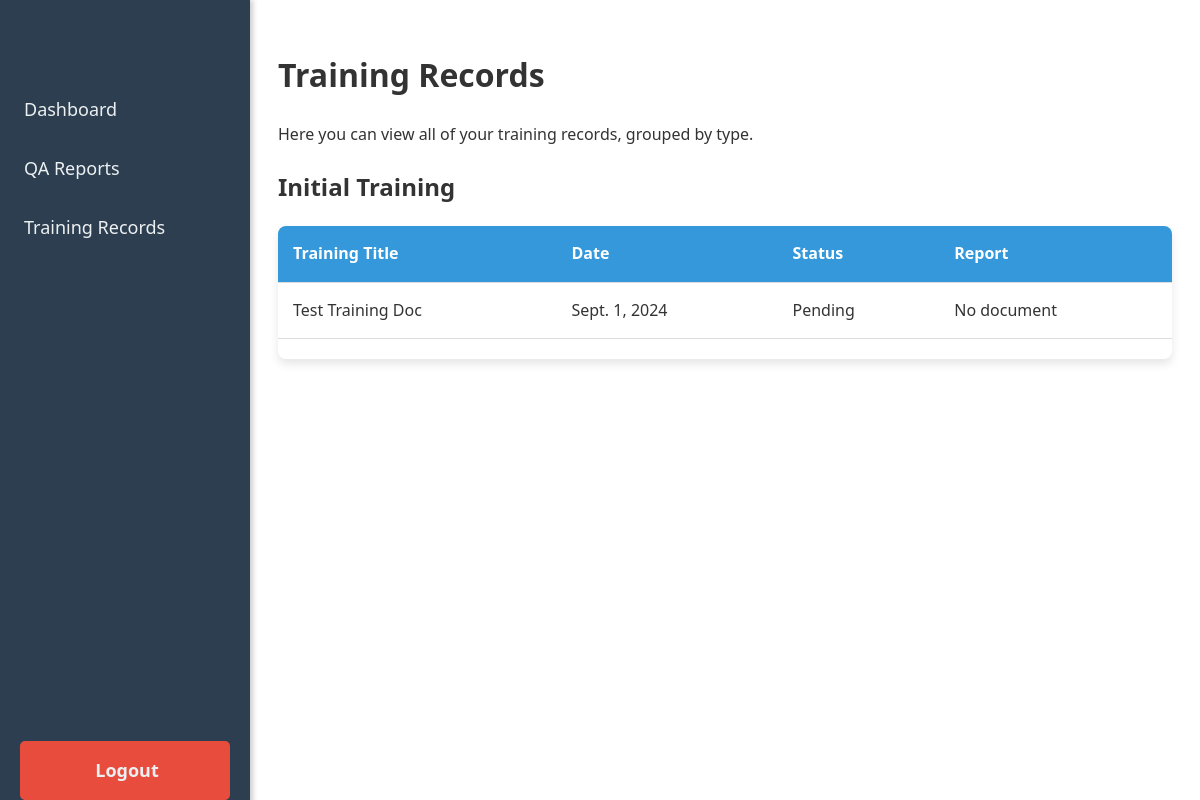
Page /training-records/ (signed in) on the earlier database version.
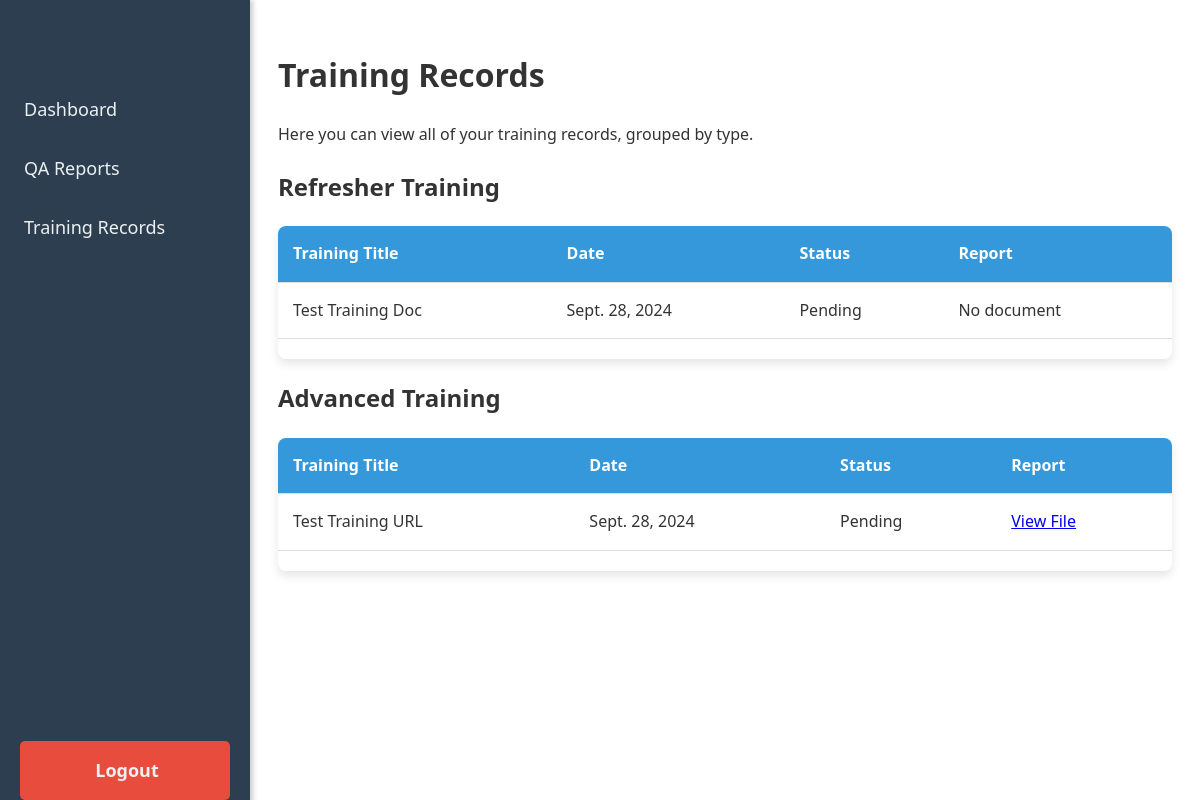
Same page on the later database version.
### lms/models.py (models this page shows, shortened)
class TrainingRecord(models.Model):
    TRAINING_TYPE_CHOICES = [
        ('Initial', 'Initial'),
        ('Refresher', 'Refresher'),
        ('Advanced', 'Advanced'),
    ]
    STATUS_CHOICES = [
        ('Completed', 'Completed'),
        ('Pending', 'Pending'),
    ]
    user = models.ForeignKey(User, on_delete=models.CASCADE, related_name='training_records')
    training_title = models.CharField(max_length=200)
    training_type = models.CharField(max_length=20, choices=TRAINING_TYPE_CHOICES)
    date = models.DateField()
    status = models.CharField(max_length=20, choices=STATUS_CHOICES)
    supporting_document_url = models.URLField(max_length=500, blank=True, null=True)
    notes = models.TextField(blank=True, null=True)

### lms/views.py (the view)
# urls.py: path('training-records/', training_records_view, name='training_records'),
@login_required
def training_records_view(request):
    training_records = TrainingRecord.objects.filter(user=request.user).order_by('-date')
    grouped_records = defaultdict(list)
    for record in training_records:
        grouped_records[record.training_type].append(record)
    context = {
        'training_records': dict(grouped_records),  # Convert defaultdict to a regular dict
    }
    return render(request, 'training_records.html', context)

### templates/training_records.html (shortened to what this page needs)
{% extends 'dashboard.html' %}
{% load static %}
{% block content %}
    <h1>Training Records</h1>
    <p>Here you can view all of your training records, grouped by type.</p>
    {% for training_type, records in training_records.items %}
        <h2>{{ training_type }} Training</h2>
        <div class="table-container">
            <table>
                <thead>
                    <tr>
                        <th>Training Title</th>
                        <th>Date</th>
                        <th>Status</th>
                        <th>Report</th>
                    </tr>
                </thead>
                <tbody>
                    {% for record in records %}
                        <tr>
                            <td onclick="openModal('{{ record.supporting_document_url|default:'javascript:void(0)' }}', '{{ record.training_title|escapejs }}', 'url')">
                                {{ record.training_title }}
                            </td>
                            <td>{{ record.date }}</td>
                            <td>{{ record.status }}</td>
                            <td>
                                {% if record.supporting_document_url %}
                                    <a href="javascript:void(0)" onclick="openModal('{{ record.supporting_document_url }}', '{{ record.training_title|escapejs }}', 'url')">
                                        View File
                                    </a>
                                {% else %}
                                    No document
                                {% endif %}
                            </td>
                        </tr>
                    {% empty %}
                        <tr>
                            <td colspan="4">No records available for {{ training_type }} training.</td>
                        </tr>
                    {% endfor %}
                </tbody>
            </table>
        </div>
    {% endfor %}
{% endblock %}

### templates/dashboard.html (shortened to what this page needs)
{% load static %}
<!DOCTYPE html>
<html lang="en">
<head>
    <link rel="stylesheet" href="{% static 'css/styles.css' %}" type="text/css">
</head>
<body>
    <div id="sidebar" class="sidebar">
        <div class="sidebar-content">
            <a href="{% url 'dashboard' %}">Dashboard</a>
            <a href="{% url 'qa_reports' %}">QA Reports</a>
            <a href="{% url 'training_records' %}">Training Records</a>
        </div>
        <a href="{% url 'login' %}" class="logout-button">Logout</a>
    </div>
    <div id="main-content" class="main-content">
        {% block content %}{% endblock %}
    </div>
</body>
</html>

### static/css/styles.css (style rules this page uses)
body { background-color: #ffffff; font-family: 'Segoe UI', Tahoma, Geneva, Verdana, sans-serif; color: #333; line-height: 1.6; transition: all 0.3s ease-in-out; overflow-x: hidden; }
.sidebar { height: 100vh; width: 250px; position: fixed; top: 0; left: 0; background-color: #2c3e50; display: flex; overflow-x: hidden; flex-direction: column; justify-content: space-between; padding: 20px 0; box-shadow: 3px 0 5px rgba(0, 0, 0, 0.2); transition: width 0.3s ease-in-out; }
.sidebar-content { flex-grow: 1; display: flex; flex-direction: column; padding-top: 60px; width: 250px; }
.sidebar a { padding: 15px 20px; font-size: 18px; color: #ecf0f1; text-decoration: none; transition: background-color 0.3s ease; border-left: 4px solid transparent; }
.logout-button { padding: 15px; text-align: center; background-color: #e74c3c; color: white; text-decoration: none; border-radius: 5px; margin: 20px; font-weight: bold; }
.main-content { margin-left: 250px; padding: 20px; transition: margin-left 0.3s ease-in-out; }
.table-container { overflow-x: auto; margin: 20px 0; border-radius: 8px; box-shadow: 0 5px 10px rgba(0, 0, 0, 0.1); }
table { width: 100%; border-collapse: collapse; margin-bottom: 20px; }
th, td { padding: 15px; text-align: left; border-bottom: 1px solid #ddd; }
th { background-color: #3498db; color: white; font-weight: bold; }

Differences in the rows shown:
removed TrainingRecord: training_type "Initial", training_title "Test Training Doc", date "Sept. 1, 2024", status "Pending", shows "No document"
added TrainingRecord: training_type "Refresher", training_title "Test Training Doc", date "Sept. 28, 2024", status "Pending", shows "No document"
added TrainingRecord: training_type "Advanced", training_title "Test Training URL", date "Sept. 28, 2024", status "Pending"
